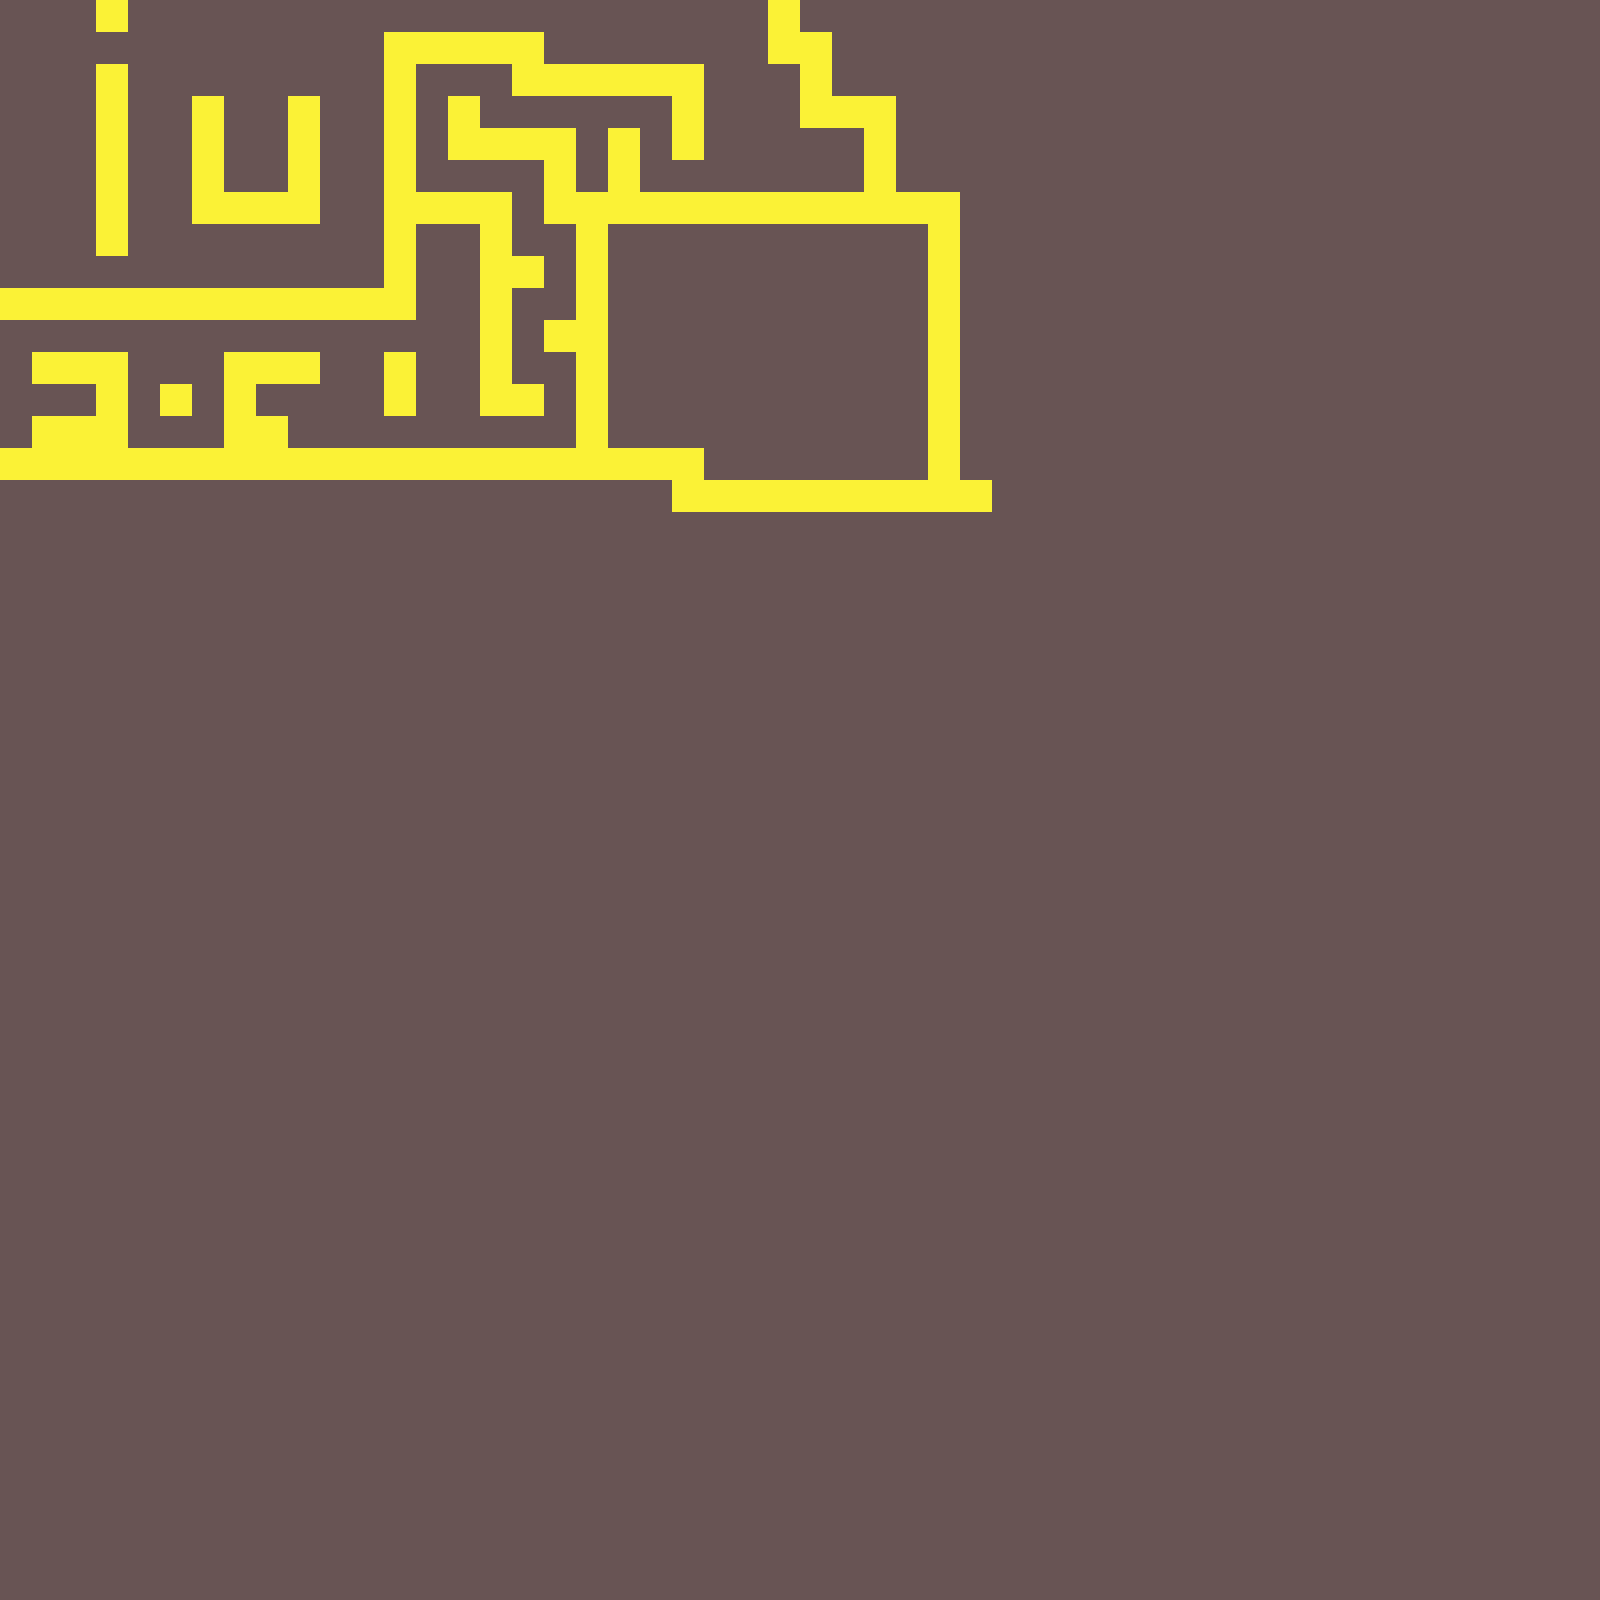

This is a level from a 2D game, rendered from its Tiled map with the project's own tilesets. A one-line summary and the complete map file follow:
An orthogonal 50x50 tile map with 32x32 px tiles, 1 tile layer (Tile Layer 1).

<map version="1.0" orientation="orthogonal" renderorder="right-down" width="50" height="50" tilewidth="32" tileheight="32" nextobjectid="7">
 <tileset firstgid="1" name="Proto" tilewidth="32" tileheight="32" tilecount="5" columns="5">
  <image source="../Art/Tilesets/Proto.png" width="160" height="32" />
  <tile id="0">
   <properties>
    <property name="Walkable" type="bool" value="true" />
   </properties>
  </tile>
  <tile id="1">
   <properties>
    <property name="Walkable" type="bool" value="true" />
   </properties>
  </tile>
  <tile id="2">
   <properties>
    <property name="Walkable" type="bool" value="false" />
   </properties>
  </tile>
  <tile id="3">
   <properties>
    <property name="Walkable" type="bool" value="true" />
   </properties>
  </tile>
 </tileset>
 <layer name="Tile Layer 1" width="50" height="50">
  <data encoding="csv">
4,4,4,3,4,4,4,4,4,4,4,4,4,4,4,4,4,4,4,4,4,4,4,4,3,4,4,4,4,4,4,4,4,4,4,4,4,4,4,4,4,4,4,4,4,4,4,4,4,4,
4,4,4,4,4,4,4,4,4,4,4,4,3,3,3,3,3,4,4,4,4,4,4,4,3,3,4,4,4,4,4,4,4,4,4,4,4,4,4,4,4,4,4,4,4,4,4,4,4,4,
4,4,4,3,4,4,4,4,4,4,4,4,3,4,4,4,3,3,3,3,3,3,4,4,4,3,4,4,4,4,4,4,4,4,4,4,4,4,4,4,4,4,4,4,4,4,4,4,4,4,
4,4,4,3,4,4,3,4,4,3,4,4,3,4,3,4,4,4,4,4,4,3,4,4,4,3,3,3,4,4,4,4,4,4,4,4,4,4,4,4,4,4,4,4,4,4,4,4,4,4,
4,4,4,3,4,4,3,4,4,3,4,4,3,4,3,3,3,3,4,3,4,3,4,4,4,4,4,3,4,4,4,4,4,4,4,4,4,4,4,4,4,4,4,4,4,4,4,4,4,4,
4,4,4,3,4,4,3,4,4,3,4,4,3,4,4,4,4,3,4,3,4,4,4,4,4,4,4,3,4,4,4,4,4,4,4,4,4,4,4,4,4,4,4,4,4,4,4,4,4,4,
4,4,4,3,4,4,3,3,3,3,4,4,3,3,3,3,4,3,3,3,3,3,3,3,3,3,3,3,3,3,4,4,4,4,4,4,4,4,4,4,4,4,4,4,4,4,4,4,4,4,
4,4,4,3,4,4,4,4,4,4,4,4,3,4,4,3,4,4,3,4,4,4,4,4,4,4,4,4,4,3,4,4,4,4,4,4,4,4,4,4,4,4,4,4,4,4,4,4,4,4,
4,4,4,4,4,4,4,4,4,4,4,4,3,4,4,3,3,4,3,4,4,4,4,4,4,4,4,4,4,3,4,4,4,4,4,4,4,4,4,4,4,4,4,4,4,4,4,4,4,4,
3,3,3,3,3,3,3,3,3,3,3,3,3,4,4,3,4,4,3,4,4,4,4,4,4,4,4,4,4,3,4,4,4,4,4,4,4,4,4,4,4,4,4,4,4,4,4,4,4,4,
4,4,4,4,4,4,4,4,4,4,4,4,4,4,4,3,4,3,3,4,4,4,4,4,4,4,4,4,4,3,4,4,4,4,4,4,4,4,4,4,4,4,4,4,4,4,4,4,4,4,
4,3,3,3,4,4,4,3,3,3,4,4,3,4,4,3,4,4,3,4,4,4,4,4,4,4,4,4,4,3,4,4,4,4,4,4,4,4,4,4,4,4,4,4,4,4,4,4,4,4,
4,4,4,3,4,3,4,3,4,4,4,4,3,4,4,3,3,4,3,4,4,4,4,4,4,4,4,4,4,3,4,4,4,4,4,4,4,4,4,4,4,4,4,4,4,4,4,4,4,4,
4,3,3,3,4,4,4,3,3,4,4,4,4,4,4,4,4,4,3,4,4,4,4,4,4,4,4,4,4,3,4,4,4,4,4,4,4,4,4,4,4,4,4,4,4,4,4,4,4,4,
3,3,3,3,3,3,3,3,3,3,3,3,3,3,3,3,3,3,3,3,3,3,4,4,4,4,4,4,4,3,4,4,4,4,4,4,4,4,4,4,4,4,4,4,4,4,4,4,4,4,
4,4,4,4,4,4,4,4,4,4,4,4,4,4,4,4,4,4,4,4,4,3,3,3,3,3,3,3,3,3,3,4,4,4,4,4,4,4,4,4,4,4,4,4,4,4,4,4,4,4,
4,4,4,4,4,4,4,4,4,4,4,4,4,4,4,4,4,4,4,4,4,4,4,4,4,4,4,4,4,4,4,4,4,4,4,4,4,4,4,4,4,4,4,4,4,4,4,4,4,4,
4,4,4,4,4,4,4,4,4,4,4,4,4,4,4,4,4,4,4,4,4,4,4,4,4,4,4,4,4,4,4,4,4,4,4,4,4,4,4,4,4,4,4,4,4,4,4,4,4,4,
4,4,4,4,4,4,4,4,4,4,4,4,4,4,4,4,4,4,4,4,4,4,4,4,4,4,4,4,4,4,4,4,4,4,4,4,4,4,4,4,4,4,4,4,4,4,4,4,4,4,
4,4,4,4,4,4,4,4,4,4,4,4,4,4,4,4,4,4,4,4,4,4,4,4,4,4,4,4,4,4,4,4,4,4,4,4,4,4,4,4,4,4,4,4,4,4,4,4,4,4,
4,4,4,4,4,4,4,4,4,4,4,4,4,4,4,4,4,4,4,4,4,4,4,4,4,4,4,4,4,4,4,4,4,4,4,4,4,4,4,4,4,4,4,4,4,4,4,4,4,4,
4,4,4,4,4,4,4,4,4,4,4,4,4,4,4,4,4,4,4,4,4,4,4,4,4,4,4,4,4,4,4,4,4,4,4,4,4,4,4,4,4,4,4,4,4,4,4,4,4,4,
4,4,4,4,4,4,4,4,4,4,4,4,4,4,4,4,4,4,4,4,4,4,4,4,4,4,4,4,4,4,4,4,4,4,4,4,4,4,4,4,4,4,4,4,4,4,4,4,4,4,
4,4,4,4,4,4,4,4,4,4,4,4,4,4,4,4,4,4,4,4,4,4,4,4,4,4,4,4,4,4,4,4,4,4,4,4,4,4,4,4,4,4,4,4,4,4,4,4,4,4,
4,4,4,4,4,4,4,4,4,4,4,4,4,4,4,4,4,4,4,4,4,4,4,4,4,4,4,4,4,4,4,4,4,4,4,4,4,4,4,4,4,4,4,4,4,4,4,4,4,4,
4,4,4,4,4,4,4,4,4,4,4,4,4,4,4,4,4,4,4,4,4,4,4,4,4,4,4,4,4,4,4,4,4,4,4,4,4,4,4,4,4,4,4,4,4,4,4,4,4,4,
4,4,4,4,4,4,4,4,4,4,4,4,4,4,4,4,4,4,4,4,4,4,4,4,4,4,4,4,4,4,4,4,4,4,4,4,4,4,4,4,4,4,4,4,4,4,4,4,4,4,
4,4,4,4,4,4,4,4,4,4,4,4,4,4,4,4,4,4,4,4,4,4,4,4,4,4,4,4,4,4,4,4,4,4,4,4,4,4,4,4,4,4,4,4,4,4,4,4,4,4,
4,4,4,4,4,4,4,4,4,4,4,4,4,4,4,4,4,4,4,4,4,4,4,4,4,4,4,4,4,4,4,4,4,4,4,4,4,4,4,4,4,4,4,4,4,4,4,4,4,4,
4,4,4,4,4,4,4,4,4,4,4,4,4,4,4,4,4,4,4,4,4,4,4,4,4,4,4,4,4,4,4,4,4,4,4,4,4,4,4,4,4,4,4,4,4,4,4,4,4,4,
4,4,4,4,4,4,4,4,4,4,4,4,4,4,4,4,4,4,4,4,4,4,4,4,4,4,4,4,4,4,4,4,4,4,4,4,4,4,4,4,4,4,4,4,4,4,4,4,4,4,
4,4,4,4,4,4,4,4,4,4,4,4,4,4,4,4,4,4,4,4,4,4,4,4,4,4,4,4,4,4,4,4,4,4,4,4,4,4,4,4,4,4,4,4,4,4,4,4,4,4,
4,4,4,4,4,4,4,4,4,4,4,4,4,4,4,4,4,4,4,4,4,4,4,4,4,4,4,4,4,4,4,4,4,4,4,4,4,4,4,4,4,4,4,4,4,4,4,4,4,4,
4,4,4,4,4,4,4,4,4,4,4,4,4,4,4,4,4,4,4,4,4,4,4,4,4,4,4,4,4,4,4,4,4,4,4,4,4,4,4,4,4,4,4,4,4,4,4,4,4,4,
4,4,4,4,4,4,4,4,4,4,4,4,4,4,4,4,4,4,4,4,4,4,4,4,4,4,4,4,4,4,4,4,4,4,4,4,4,4,4,4,4,4,4,4,4,4,4,4,4,4,
4,4,4,4,4,4,4,4,4,4,4,4,4,4,4,4,4,4,4,4,4,4,4,4,4,4,4,4,4,4,4,4,4,4,4,4,4,4,4,4,4,4,4,4,4,4,4,4,4,4,
4,4,4,4,4,4,4,4,4,4,4,4,4,4,4,4,4,4,4,4,4,4,4,4,4,4,4,4,4,4,4,4,4,4,4,4,4,4,4,4,4,4,4,4,4,4,4,4,4,4,
4,4,4,4,4,4,4,4,4,4,4,4,4,4,4,4,4,4,4,4,4,4,4,4,4,4,4,4,4,4,4,4,4,4,4,4,4,4,4,4,4,4,4,4,4,4,4,4,4,4,
4,4,4,4,4,4,4,4,4,4,4,4,4,4,4,4,4,4,4,4,4,4,4,4,4,4,4,4,4,4,4,4,4,4,4,4,4,4,4,4,4,4,4,4,4,4,4,4,4,4,
4,4,4,4,4,4,4,4,4,4,4,4,4,4,4,4,4,4,4,4,4,4,4,4,4,4,4,4,4,4,4,4,4,4,4,4,4,4,4,4,4,4,4,4,4,4,4,4,4,4,
4,4,4,4,4,4,4,4,4,4,4,4,4,4,4,4,4,4,4,4,4,4,4,4,4,4,4,4,4,4,4,4,4,4,4,4,4,4,4,4,4,4,4,4,4,4,4,4,4,4,
4,4,4,4,4,4,4,4,4,4,4,4,4,4,4,4,4,4,4,4,4,4,4,4,4,4,4,4,4,4,4,4,4,4,4,4,4,4,4,4,4,4,4,4,4,4,4,4,4,4,
4,4,4,4,4,4,4,4,4,4,4,4,4,4,4,4,4,4,4,4,4,4,4,4,4,4,4,4,4,4,4,4,4,4,4,4,4,4,4,4,4,4,4,4,4,4,4,4,4,4,
4,4,4,4,4,4,4,4,4,4,4,4,4,4,4,4,4,4,4,4,4,4,4,4,4,4,4,4,4,4,4,4,4,4,4,4,4,4,4,4,4,4,4,4,4,4,4,4,4,4,
4,4,4,4,4,4,4,4,4,4,4,4,4,4,4,4,4,4,4,4,4,4,4,4,4,4,4,4,4,4,4,4,4,4,4,4,4,4,4,4,4,4,4,4,4,4,4,4,4,4,
4,4,4,4,4,4,4,4,4,4,4,4,4,4,4,4,4,4,4,4,4,4,4,4,4,4,4,4,4,4,4,4,4,4,4,4,4,4,4,4,4,4,4,4,4,4,4,4,4,4,
4,4,4,4,4,4,4,4,4,4,4,4,4,4,4,4,4,4,4,4,4,4,4,4,4,4,4,4,4,4,4,4,4,4,4,4,4,4,4,4,4,4,4,4,4,4,4,4,4,4,
4,4,4,4,4,4,4,4,4,4,4,4,4,4,4,4,4,4,4,4,4,4,4,4,4,4,4,4,4,4,4,4,4,4,4,4,4,4,4,4,4,4,4,4,4,4,4,4,4,4,
4,4,4,4,4,4,4,4,4,4,4,4,4,4,4,4,4,4,4,4,4,4,4,4,4,4,4,4,4,4,4,4,4,4,4,4,4,4,4,4,4,4,4,4,4,4,4,4,4,4,
4,4,4,4,4,4,4,4,4,4,4,4,4,4,4,4,4,4,4,4,4,4,4,4,4,4,4,4,4,4,4,4,4,4,4,4,4,4,4,4,4,4,4,4,4,4,4,4,4,4
</data>
 </layer>
</map>
